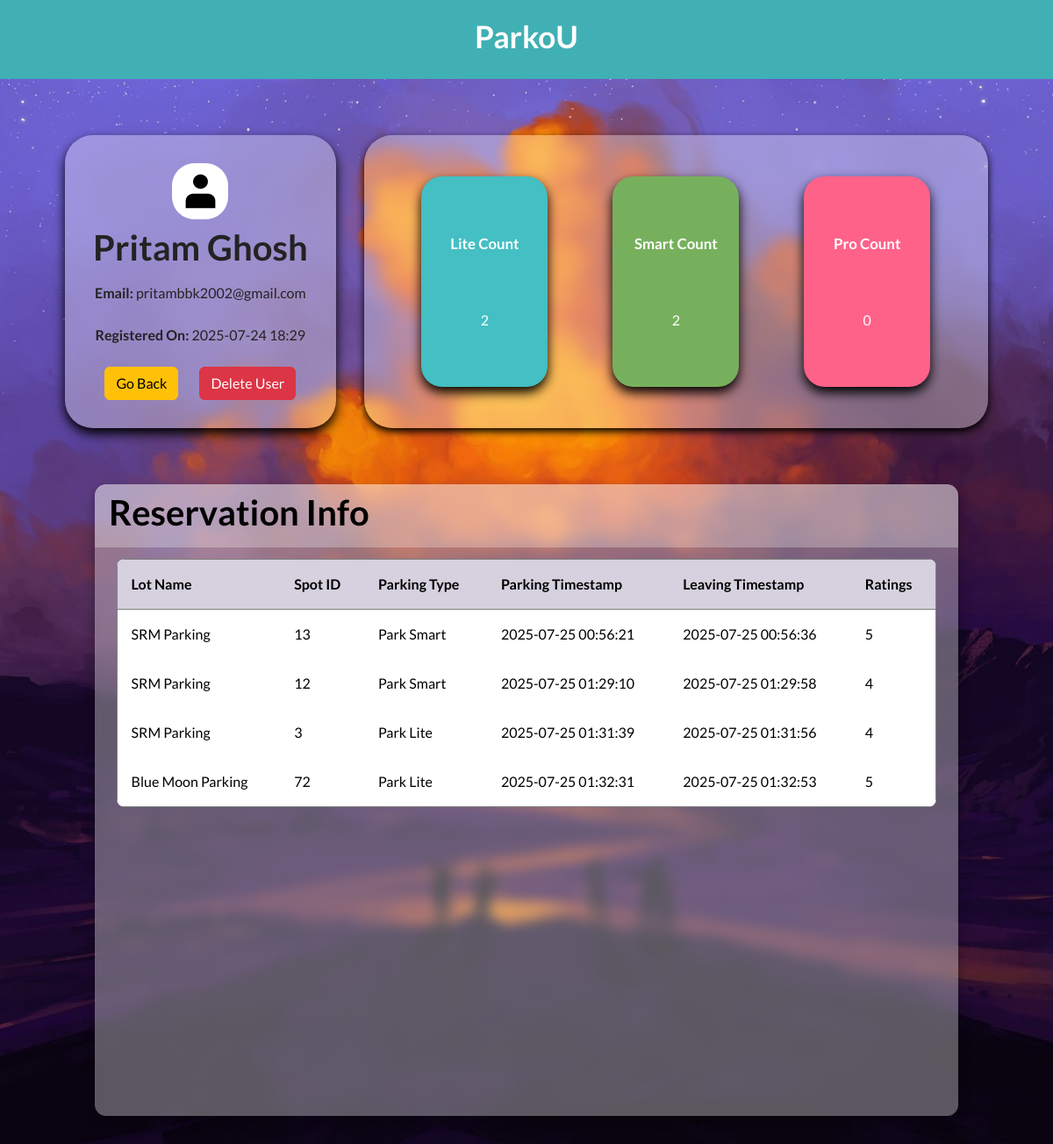
/admin/user/info?email=pritambbk2002@gmail.com (signed in), run on an earlier commit of the app's database.
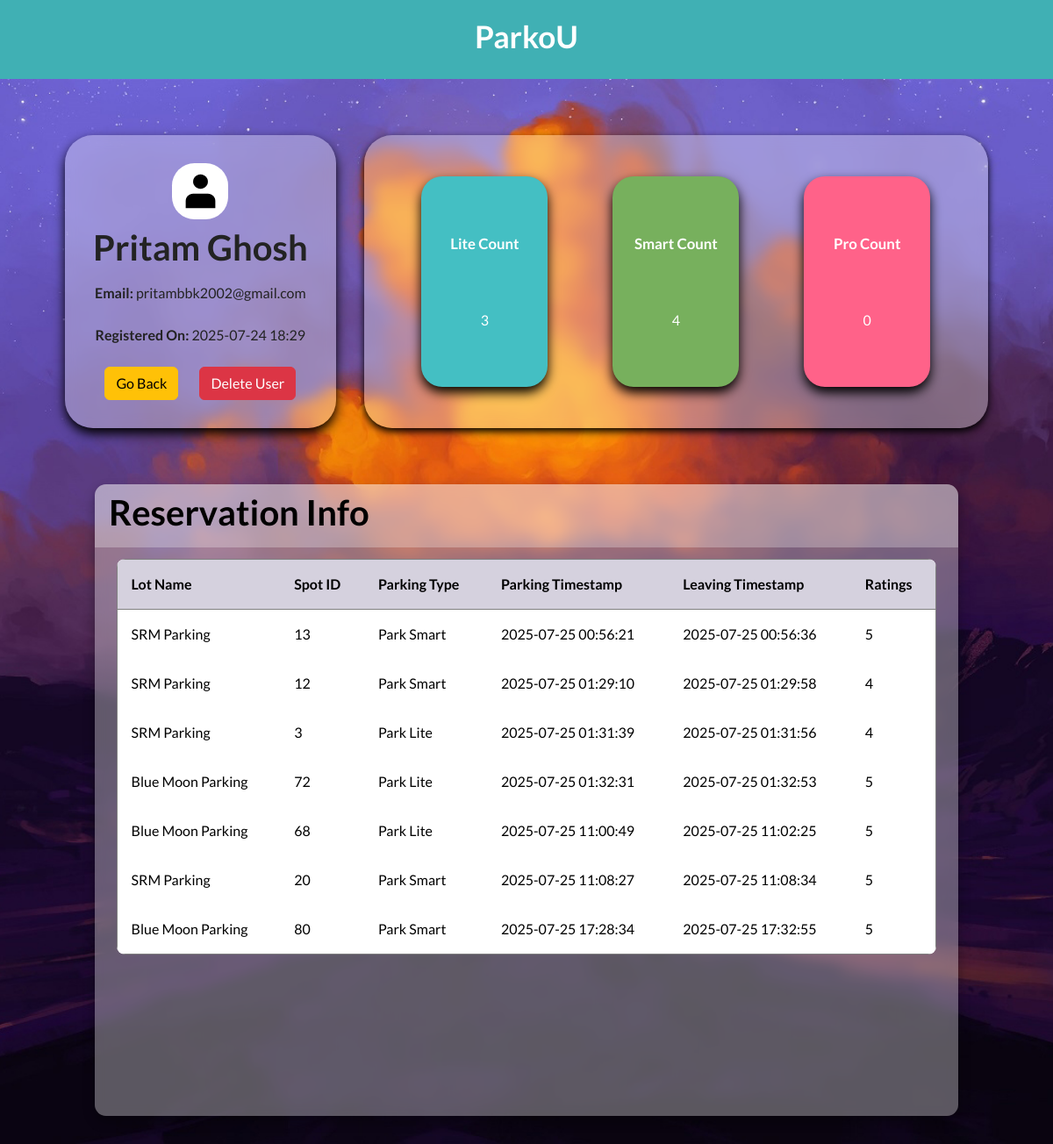
And on a later commit of the database.
### models/models.py (models this page shows, shortened)
class User(db.Model):
    __tablename__="user"
    id = db.Column(db.Integer, primary_key=True)
    fullName = db.Column(db.String(128), nullable = False, unique = False)
    emailId = db.Column(db.String(128), nullable = False, unique = True)
    passhash = db.Column(db.String(128), nullable = False, unique = False)
    is_admin = db.Column(db.Boolean, nullable = False, default = False)
    registered_on = db.Column(db.DateTime, nullable=False, default=datetime.utcnow)
    reservation = db.relationship('Reservation', cascade = "all, delete", passive_deletes = True, back_populates = 'user')
    @property
    def password(self):
        raise AttributeError('Password is secret')

class Reservation(db.Model):
    __tablename__ = "reservation"
    id = db.Column(db.Integer, primary_key = True)
    spotId = db.Column(db.Integer, db.ForeignKey("parkingspot.id", ondelete = "CASCADE"), nullable = False)
    userId = db.Column(db.Integer, db.ForeignKey("user.id", ondelete = "CASCADE"),  nullable = False)
    parkingType = db.Column(db.Integer, nullable = False)
    parkingTimestamp = db.Column(db.String(128))
    leavingTimestamp = db.Column(db.String(128))
    parkingCost = db.Column(db.Integer)
    ratings = db.Column(db.Integer)
    user = db.relationship('User', back_populates='reservation')
    parkingspot = db.relationship('ParkingSpot', back_populates='reservation')

class ParkingLot(db.Model):
    __tablename__ = "parkinglot"
    id = db.Column(db.Integer, primary_key = True)
    lotName = db.Column(db.String(128), nullable = False)
    locationName = db.Column(db.String(128))
    address = db.Column(db.String(512), unique = True, nullable = False)
    pincode = db.Column(db.String(128), unique = True, nullable = False)
    parkLiteCount = db.Column(db.Integer)
    parkSmartCount = db.Column(db.Integer)
    parkProCount = db.Column(db.Integer)
    ratings = db.Column(db.Integer, default = 0)
    parkingspot = db.relationship('ParkingSpot', cascade = "all, delete", passive_deletes = True, back_populates = 'parkinglot')

### controllers/routes.py (the view)
@app.route('/admin/user/info', methods=['GET'])
@admin_required
def admin_user_info():
    email = request.args.get('email')
    if email:
        user = User.query.filter_by(emailId=email).first()
        if user:
            reservations = Reservation.query.filter_by(userId=user.id).all()
            for reservation in reservations:
                if reservation.parkingType == 1:
                    reservation.parkingTypeName = "Park Lite"
                elif reservation.parkingType == 2:
                    reservation.parkingTypeName = "Park Smart"
                elif reservation.parkingType == 3:
                    reservation.parkingTypeName = "Park Pro"
                else:
                    reservation.parkingTypeName = "Unknown"
            lite_count = sum(1 for reservation in reservations if reservation.parkingType == 1)
            smart_count = sum(1 for reservation in reservations if reservation.parkingType == 2)
            pro_count = sum(1 for reservation in reservations if reservation.parkingType == 3)
            return render_template("/after_login_part/admin_side/user_info.html",
                                user=user, reservations=reservations,
                                lite_count=lite_count, smart_count=smart_count, pro_count=pro_count)
        else:
            flash('No user found!', 'danger')
            return redirect(url_for('user_details'))

### controllers/routes.py (called while the page is built)
def admin_required(func):
    @wraps(func)
    def inner(*args,**kwargs):
        if "user_id" not in session:
            return redirect(url_for('login_page'))
        user=User.query.get(session['user_id'])
        if not user.is_admin:
            flash('You are not a authorized personel')
            return redirect(url_for('login_page'))
        return func(*args,**kwargs)
    return inner

### templates/after_login_part/admin_side/user_info.html (shortened to what this page needs)
{% extends "base.html" %}
{% block stylesheet %}
    <link rel="stylesheet" href="/static/css/after_login/admin_side/user_info.css">
{% endblock %}
{% block content %}
<header class="header-content">
    <div class="brand">
        <h4>ParkoU</h4>
    </div>
</header>
<main>
    <div class="container">
        <div class="top-container">
            <div class="left-top">
                <div class="profile-image">
                    <img src="/static/images/user-svgrepo-com.svg" id="profile-image-demo" alt="">
                </div>
                {% if user %}
                    <h1>{{ user.fullName }}</h1>
                    <p><strong>Email:</strong> {{ user.emailId }}</p>
                    <p><strong>Registered On:</strong> {{ user.registered_on.strftime('%Y-%m-%d %H:%M') }}</p>
                {% else %}
                    <h2>No user found with that email.</h2>
                {% endif %}
                <div class="controls">
                    <a href="{{ url_for('user_details') }}">
                        <button class="btn btn-warning">Go Back</button>
                    </a>
                    {% if user %}
                        <form action="{{ url_for('delete_user', user_id = user.id) }}" method="POST" onsubmit="return confirm('Are you sure you want to delete this User?');">
                            <button type="submit" class="btn btn-danger">Delete User</button>
                        </form>
                    {% endif %}
                </div>
            </div>
            <div class="right-top">
                    <div class="cards-container">
                        <div class="cards">
                            <div class="card-head">
                                Lite Count
                            </div>
                            <div class="card-count">
                                {{ lite_count }}
                            </div>
                        </div>
                        <div class="cards">
                            <div class="card-head">Smart Count</div>
                            <div class="card-count">
                                {{ smart_count }}
                            </div>
                        </div>
                        <div class="cards">
                            <div class="card-head">Pro Count</div>
                            <div class="card-count">
                                {{ pro_count }}
                            </div>
                        </div>
                    </div>
                </div>
        </div>
        <div class="bottom-container table" id="customers_table">
            <section class="table__header">
                <h1>Reservation Info</h1>
            </section>
            <section class="table__body">
                <table border="1">
                    <thead>
                            <tr>
                                <th> Lot Name </th>
                                <th> Spot ID </th>
                                <th> Parking Type </th>
                                <th> Parking Timestamp </th>
                                <th> Leaving Timestamp </th>
                                <th> Ratings </th>
                            </tr>
                        </thead>
                        <tbody>
                            {% if reservations %}
                            {% for reservation in reservations %}
                                <tr>
                                <td> {{ reservation.parkingspot.parkinglot.lotName }} </td>
                                <td> {{ reservation.spotId }} </td>
                                <td> {{ reservation.parkingTypeName }} </td>
                                <td>
                                    {{ reservation.parkingTimestamp }}
                                </td>
                                <td>{{ reservation.leavingTimestamp }}</td>
                                <td>{{ reservation.ratings }}</td>
                                </tr>
                            {% endfor %}
                            {% else %}
                                <tr>
                                <td colspan="5"> No Reservation found </td>
                                </tr>
                            {% endif %}
                        </tbody>
                </table>
            </section>
        </div>
    </div>
</main>
{% endblock %}

### templates/base.html (shortened to what this page needs)
<!DOCTYPE html>
<html lang="en">
<head>
    <link rel="stylesheet" href="https://cdnjs.cloudflare.com/ajax/libs/font-awesome/6.7.2/css/all.min.css">
    <link href="https://cdn.jsdelivr.net/npm/bootstrap@5.3.3/dist/css/bootstrap.min.css" rel="stylesheet">
    {% block stylesheet %}
    {% endblock %}
</head>
<body>
    {% block content %}
    {% endblock %}
</body>
</html>

### static/css/after_login/admin_side/user_info.css (style rules this page uses)
:root { --primary-color: #6366f1; --accent-color: #3f83f8; --text-color: #333; --link-color: #fff; --background-color: #40b0b4; --light-grey: #f0f0f0; --grey: #808080; --dark-grey: #555; }
* { margin: 0; padding: 0; box-sizing: border-box; font-family: "Lato", sans-serif; text-decoration: none; text-align: center; }
body { height: 100vh; text-align: center; display: flex; flex-direction: column; }
.header-content { background-color: var(--background-color); display: flex; justify-content: center; align-items: center; position: relative; width: 100%; min-height: 90px; }
.brand h4 { font-size: 2.2rem; font-weight: 600; color: var(--link-color); }
main { background: url('/static/images/html_table.jpg') center / cover no-repeat; }
.container { display: flex; flex-direction: column; justify-content: center; align-items: center; margin-top: 2rem; }
.top-container { display: flex; flex-wrap: wrap; margin: 2rem; padding: 0 2rem; justify-content: center; width: 100%; gap: 2rem; }
.right-top, .left-top { min-height: 20rem; }
.left-top { background-color: #fff5; display: flex; flex-direction: column; flex-wrap: wrap; align-items: center; justify-content: center; padding: 2rem; border-radius: 2rem; gap: 0.5rem; color: #232323; backdrop-filter: blur(7px); box-shadow: 0 0.4rem 0.8rem black; }
.left-top h1 { font-weight: 600; }
.profile-image { height: 4rem; width: 4rem; background-color: white; border-radius: 40%; display: flex; justify-content: center; align-items: center; }
#profile-image-demo { height: 70%; width: 70%; }
.right-top { background-color: #fff5; flex-grow: 1; border-radius: 2rem; backdrop-filter: blur(7px); box-shadow: 0 4px 8px black; }
.cards-container { display: flex; flex-wrap: wrap; justify-content: space-evenly; align-items: center; width: auto; height: 100%; gap: 0.5rem; }
.cards { height: 15rem; width: 9rem; display: flex; flex-direction: column; justify-content: space-evenly; align-items: center; color: #fff; border-radius: 1.5rem; box-shadow: 0 0.4rem 0.8rem black; }
.card-head { font-weight: 550; font-size: 1.05rem; }
.cards:nth-child(1) { background-color: #44bfc3; }
.cards:nth-child(2) { background-color: #77b05d; }
.cards:nth-child(3) { background-color: #ff6289; }
.controls { display: flex; flex-wrap: wrap; margin: auto; gap: 1.5rem; }
.bottom-container { margin: 2rem; }
.bottom-container.table { width: 82vw; height: 90vh; background-color: #fff5; backdrop-filter: blur(7px); box-shadow: 0 .4rem .8rem #0005; border-radius: .8rem; overflow: hidden; }
.table__header { width: 100%; height: 10%; background-color: #fff4; padding: .8rem 1rem; display: flex; justify-content: space-between; align-items: center; }
.table__header h1 { color: Black; font-weight: 600; }
.table__body { width: 95%; max-height: calc(89% - 1.6rem); background-color: #fffb; margin: .8rem auto; border-radius: .6rem; overflow: auto; overflow: overlay; }
table { width: 100%; }
table, th, td { border-collapse: collapse; padding: 1rem; text-align: left; }
thead th { position: sticky; top: 0; left: 0; background-color: #d5d1defe; cursor: pointer; text-transform: capitalize; }

What changed in the data, as far as the page shows it:
added Reservation: parkingspot.parkinglot.lotName "Blue Moon Parking", spotId "68", parkingTypeName "Park Lite", parkingTimestamp "2025-07-25 11:00:49", leavingTimestamp "2025-07-25 11:02:25", ratings "5"
added Reservation: parkingspot.parkinglot.lotName "SRM Parking", spotId "20", parkingTypeName "Park Smart", parkingTimestamp "2025-07-25 11:08:27", leavingTimestamp "2025-07-25 11:08:34", ratings "5"
added Reservation: parkingspot.parkinglot.lotName "Blue Moon Parking", spotId "80", parkingTypeName "Park Smart", parkingTimestamp "2025-07-25 17:28:34", leavingTimestamp "2025-07-25 17:32:55", ratings "5"
Also different on the page:
{{ lite_count }}: "2" → "3"
{{ smart_count }}: "2" → "4"
